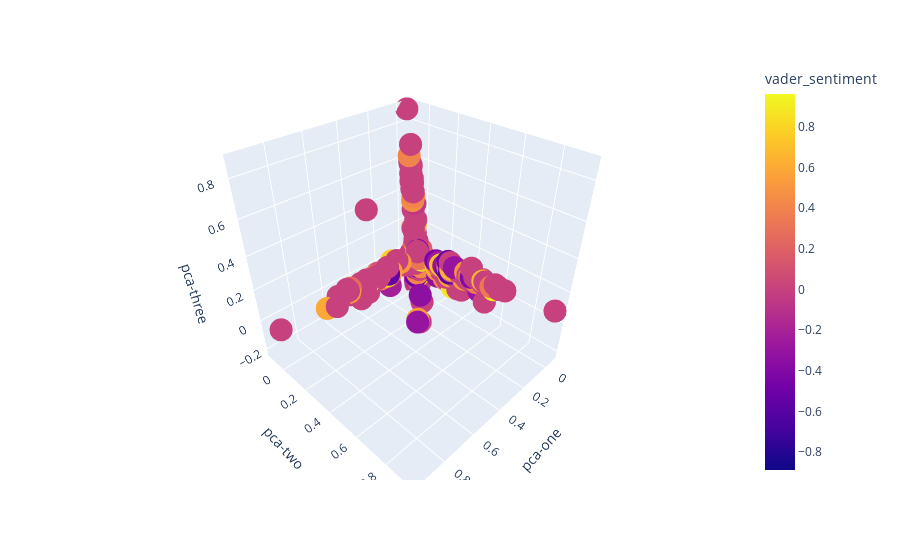

The notebook cell this image was saved under:
### Code cell
fig = px.scatter_3d(df_subset, x='pca-one', y='pca-two', z='pca-three', color='vader_sentiment', hover_data=['text_cleaned'])
fig.show()

### Figure 1 — Plotly figure (JSON) as saved in the notebook; plotly's stock layout.template omitted (floating-point values rounded to 4 significant figures; data arrays with more than 128 entries replaced by an {"elided": "..."} marker saying what was removed)
{"data": [{"customdata": {"elided": "1397x1 str values"}, "hovertemplate": "pca-one=%{x}<br>pca-two=%{y}<br>pca-three=%{z}<br>text_cleaned=%{customdata[0]}<br>vader_sentiment=%{marker.color}<extra></extra>", "legendgroup": "", "marker": {"color": {"elided": "1397 float values"}, "coloraxis": "coloraxis", "symbol": "circle"}, "mode": "markers", "name": "", "scene": "scene", "showlegend": false, "type": "scatter3d", "x": {"elided": "1397 float values"}, "y": {"elided": "1397 float values"}, "z": {"elided": "1397 float values"}}], "layout": {"coloraxis": {"colorbar": {"title": {"text": "vader_sentiment"}}, "colorscale": [[0, "#0d0887"], [0.1111, "#46039f"], [0.2222, "#7201a8"], [0.3333, "#9c179e"], [0.4444, "#bd3786"], [0.5556, "#d8576b"], [0.6667, "#ed7953"], [0.7778, "#fb9f3a"], [0.8889, "#fdca26"], [1, "#f0f921"]]}, "legend": {"tracegroupgap": 0}, "margin": {"t": 60}, "scene": {"domain": {"x": [0, 1], "y": [0, 1]}, "xaxis": {"title": {"text": "pca-one"}}, "yaxis": {"title": {"text": "pca-two"}}, "zaxis": {"title": {"text": "pca-three"}}}}}
